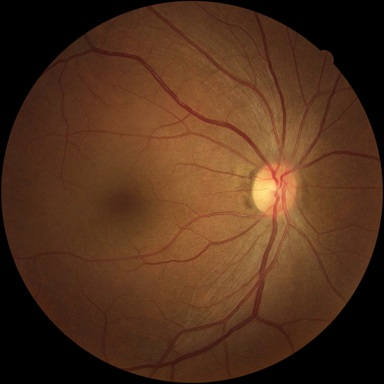
#> input picture test1.jpg, 384 x 384 px
$ python -i qc_utils.py   (imports and definitions only)
#> lines starting #> are read from the running program, lines starting #| are printed output that depends on the picture; after the words box and inside, x2 and y2 are one past the last pixel; in counts of white or black regions, pixels touching at a corner belong together
#> further down, picture is the input picture: PIL image 384x384 RGB; mean R, G, B 81.8, 49.2, 28.2
import numpy as np
from PIL import Image, ImageFilter

def check_quality(img):
    """
    Checks image quality for:
    1. Field Adequacy (Ratio of non-black pixels)
    2. Exposure (Mean intensity)
    3. Blur (Variance of Laplacian)

    Returns:
        status: 'PASS', 'WARN', 'FAIL'
        metrics: dict of measured values
    """
    img = img.convert('RGB')
    img_np = np.array(img)
    img_gray = np.array(img.convert('L'))
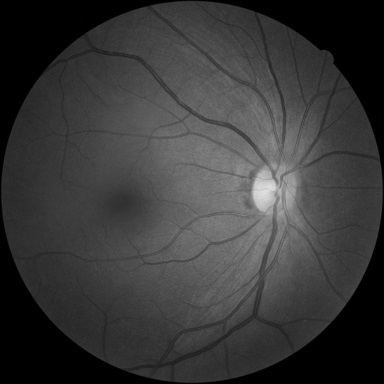
#> img_gray: shape (384, 384); min 0, max 223, mean 56.5

    # 1. Field Adequacy
    # Count non-black pixels (threshold > 10)
    mask = img_gray > 10
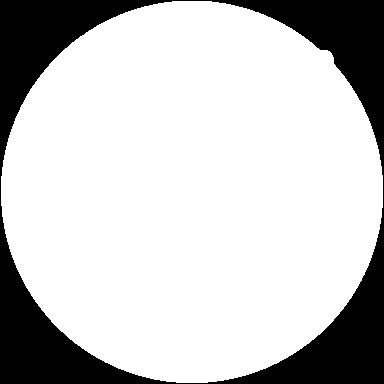
#> mask: shape (384, 384) bool; 78% white; 1 black region, box (x1, y1, x2, y2) and area: (0, 0, 384, 384) 32480
    total_pixels = img_gray.size
#> total_pixels = 147456
    valid_pixels = np.count_nonzero(mask)
#> valid_pixels = 114976
    field_ratio = valid_pixels / total_pixels
#> field_ratio = 0.78

    # 2. Exposure
    # Mean intensity of valid pixels
    if valid_pixels > 0:
        mean_intensity = np.mean(img_gray[mask])
#> mean_intensity = 72.44
    else:
        mean_intensity = 0

    # 3. Blur
    # Laplacian Variance
    # Use PIL's Kernel filter to approximate Laplacian
    # Kernel for Laplacian: [[0, -1, 0], [-1, 4, -1], [0, -1, 0]]
    laplacian_kernel = ImageFilter.Kernel((3, 3), [0, -1, 0, -1, 4, -1, 0, -1, 0], scale=1)
    edges = img.convert('L').filter(laplacian_kernel)
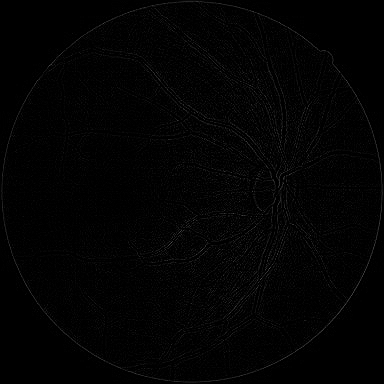
#> edges: PIL image 384x384 L; min 0, max 89, mean 2.8
    edges_np = np.array(edges)
    # Calculate variance only on valid fundus area to avoid black background affecting score
    if valid_pixels > 0:
        blur_score = np.var(edges_np[mask])
#> blur_score = 46.15
    else:
        blur_score = 0

    metrics = {
        'field_ratio': round(field_ratio, 3),
        'mean_intensity': round(mean_intensity, 1),
        'blur_score': round(blur_score, 1)
    }
#> metrics = {'field_ratio': 0.78, 'mean_intensity': 72.4, 'blur_score': 46.1}

    # Thresholds (Heuristic)
    status = 'PASS'
    reasons = []

    # Field Adequacy Threshold
    if field_ratio < 0.4: # Fundus usually takes up significant space
        status = 'FAIL'
        reasons.append('Field too small')

    # Exposure Thresholds
    if mean_intensity < 30:
        status = 'FAIL'
        reasons.append('Underexposed')
    elif mean_intensity > 200:
        status = 'WARN'
        reasons.append('Overexposed')

    # Blur Threshold
    # Low variance = blurry
    if blur_score < 20: # Adjusted from 50 to 20 based on user feedback
        if status != 'FAIL': status = 'WARN'
        reasons.append('Blurry')

    return {
        'status': status,
        'metrics': metrics,
        'reasons': reasons
    }

>>> from PIL import Image
>>> picture = Image.open('../test1.jpg')
>>> result = check_quality(picture)
#> result = 3 items
